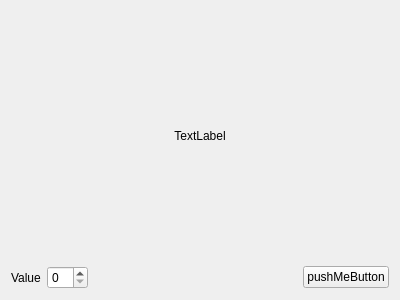
<?xml version="1.0" encoding="UTF-8"?>
<ui version="4.0">
 <class>Form</class>
 <widget class="QWidget" name="Form">
  <property name="geometry">
   <rect>
    <x>0</x>
    <y>0</y>
    <width>400</width>
    <height>300</height>
   </rect>
  </property>
  <property name="windowTitle">
   <string>Form</string>
  </property>
  <layout class="QVBoxLayout" name="verticalLayout">
   <item>
    <widget class="QLabel" name="printLabel">
     <property name="text">
      <string>TextLabel</string>
     </property>
     <property name="alignment">
      <set>Qt::AlignCenter</set>
     </property>
    </widget>
   </item>
   <item>
    <layout class="QHBoxLayout" name="horizontalLayout_2">
     <item>
      <layout class="QHBoxLayout" name="horizontalLayout">
       <item>
        <widget class="QLabel" name="valueLabel">
         <property name="text">
          <string>Value</string>
         </property>
        </widget>
       </item>
       <item>
        <widget class="QSpinBox" name="valueSpinBox"/>
       </item>
      </layout>
     </item>
     <item>
      <spacer name="horizontalSpacer">
       <property name="orientation">
        <enum>Qt::Horizontal</enum>
       </property>
       <property name="sizeHint" stdset="0">
        <size>
         <width>40</width>
         <height>20</height>
        </size>
       </property>
      </spacer>
     </item>
     <item>
      <widget class="QPushButton" name="pushMeButton">
       <property name="text">
        <string>pushMeButton</string>
       </property>
      </widget>
     </item>
    </layout>
   </item>
  </layout>
 </widget>
 <resources/>
 <connections/>
</ui>
